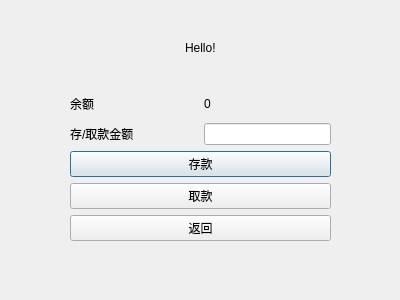
<?xml version="1.0" encoding="UTF-8"?>
<ui version="4.0">
 <class>saveWithdrawalDialog</class>
 <widget class="QDialog" name="saveWithdrawalDialog">
  <property name="geometry">
   <rect>
    <x>0</x>
    <y>0</y>
    <width>400</width>
    <height>300</height>
   </rect>
  </property>
  <property name="windowTitle">
   <string>Dialog</string>
  </property>
  <widget class="QWidget" name="gridLayoutWidget">
   <property name="geometry">
    <rect>
     <x>70</x>
     <y>10</y>
     <width>261</width>
     <height>231</height>
    </rect>
   </property>
   <layout class="QGridLayout" name="gridLayout">
    <item row="5" column="0" colspan="4">
     <widget class="QPushButton" name="saveBtn">
      <property name="text">
       <string>存款</string>
      </property>
     </widget>
    </item>
    <item row="4" column="2" colspan="2">
     <widget class="QLineEdit" name="monEdit"/>
    </item>
    <item row="6" column="0" colspan="4">
     <widget class="QPushButton" name="withdrawBtn">
      <property name="text">
       <string>取款</string>
      </property>
     </widget>
    </item>
    <item row="4" column="0" colspan="2">
     <widget class="QLabel" name="label_2">
      <property name="text">
       <string>存/取款金额</string>
      </property>
     </widget>
    </item>
    <item row="2" column="3">
     <spacer name="horizontalSpacer_2">
      <property name="orientation">
       <enum>Qt::Horizontal</enum>
      </property>
      <property name="sizeHint" stdset="0">
       <size>
        <width>88</width>
        <height>75</height>
       </size>
      </property>
     </spacer>
    </item>
    <item row="2" column="0">
     <spacer name="horizontalSpacer">
      <property name="orientation">
       <enum>Qt::Horizontal</enum>
      </property>
      <property name="sizeHint" stdset="0">
       <size>
        <width>28</width>
        <height>72</height>
       </size>
      </property>
     </spacer>
    </item>
    <item row="2" column="1" colspan="2">
     <widget class="QLabel" name="usrLabel">
      <property name="text">
       <string>Hello!</string>
      </property>
     </widget>
    </item>
    <item row="3" column="2" colspan="2">
     <widget class="QLabel" name="restLabel">
      <property name="text">
       <string>0</string>
      </property>
     </widget>
    </item>
    <item row="3" column="0" colspan="2">
     <widget class="QLabel" name="label">
      <property name="text">
       <string>余额</string>
      </property>
     </widget>
    </item>
    <item row="7" column="0" colspan="4">
     <widget class="QPushButton" name="exitBtn">
      <property name="text">
       <string>返回</string>
      </property>
     </widget>
    </item>
   </layout>
  </widget>
 </widget>
 <resources/>
 <connections/>
</ui>
